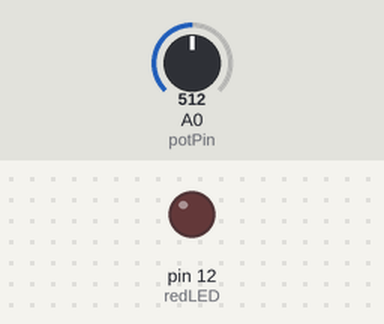
Bench run of a sketch on a simulated Arduino Uno, built with avr-gcc and run on an emulated ATmega328P. Parts: output pins drawn as LEDs (lit = HIGH). Inputs (shaded band) come from the test bench; at power-on: A0 (potPin) = 512. What the sketch prints to the serial monitor is not drawn.

Above: at 1.0 s.
At 3.0 s:
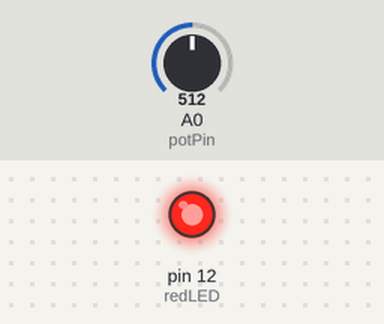
Timing chart, 0 to 5.3 s (numbered marks = the images above):
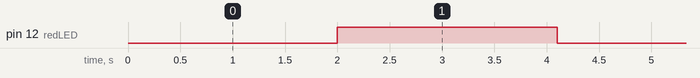

Measured:
- by itself, pin 12 (redLED): alternates HIGH for 2.1 s and LOW for 2.0 s

The sketch:

Trials.ino
```cpp
int redLED = 12;
int br=9600;
int potPin=A0;
int potVal;
int waitT=100;

void setup() {
  pinMode(redLED, OUTPUT);
  Serial.begin(br);
  pinMode(potPin,INPUT);
}

void loop() {
  analogWrite(redLED, 64);
  //digitalWrite(redLED, 64); //in digitalWrite, any non-zero value is treated as HIGH, so it will always appear bright
  delay(2000);

  analogWrite(redLED, 192);
  //digitalWrite(redLED, 192);
  delay(2000);

  potVal=analogRead(potPin); // in these three lines, it is measuring voltage at A0, not across the LED (which I am trying to find)
  Serial.print("PotVal: ");
  Serial.println(potVal);

  delay(waitT);
}


/*
int pwmPin=11;
int bright=126;
void setup() {
  pinMode(pwmPin,OUTPUT);
}

void loop() {
  analogWrite(pwmPin,bright);
}
// Since, we are giving brightness as 126, i.e,2.5 V, the oscilloscope shows that the voltage is 5 for half the time, and 0 for half the time, so average becopmes 2.5V.
*/
/*
int pwmPin=11;
int bright=26; //Target: 0.5 V so, 10% of 255~ 26
void setup() {
  pinMode(pwmPin,OUTPUT);
}

void loop() {
  analogWrite(pwmPin,bright);
}
//Light became much dimmer
*/


//Instead of giving volts input to analogWrite, give 255 range input as computer understands in terms of bits, else if we do till 5 volts it will understand 5 bits, so not much brightness can be achieved.


//An efficient format of the above code #drawback: variables are not used
/*
int sensorValue = analogRead(A0);

int pwmValue = map(sensorValue, 0, 1023, 0, 255);

analogWrite(11, pwmValue);

*/

/*
int potPin=A2;
int potVal;
int br=9600;
int waitT=100;
int redLED=11;
float writeVal;
//float volts;

void setup() {
pinMode(potPin,INPUT); //we are reading from the potentiometer
pinMode(redLED,OUTPUT);
Serial.begin(br);
}

void loop(){
potVal=analogRead(potPin);//potval 0 to 1023
//writeVal=  (255./1023.)*potVal;              //0 to 255
writeVal=pow(2,potVal/127.875)-1;              //just another way to perform the same dimming :exponential way, same continous decrease, no jumps observed
//volts=(5./1023.)*potVal; //(5/1023) will always return 0.0 V only since, integer/integer returns integer only
Serial.print("potVal: ");//Converts the analog read input into a proper volt(0-5V) display
Serial.println(potVal);
Serial.print("Voltage: ");
//Serial.println(volts);
Serial.println(writeVal);
delay(waitT);     //takes 10 readings per second
//analogWrite(redLED,volts);
analogWrite(redLED,writeVal);
}
*/
```
